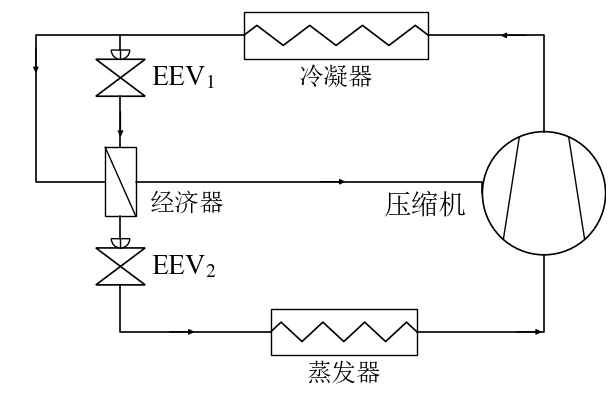

Source code (Python):
# -*- coding: utf-8 -*-
"""示例:带经济器(EEV1/EEV2 两级节流)的制冷循环 —— 用 cycleplot 库组装。

回路:压缩机排气 -> 冷凝器 -> 分流
        主路: EEV1 -> 经济器 -> EEV2 -> 蒸发器 -> 压缩机吸气
        支路: 冷凝器出液 -> 经济器另一侧吸热 -> 经济器补气出口 -> 压缩机补气口
"""
import os
import sys

sys.path.insert(0, os.path.dirname(os.path.dirname(os.path.abspath(__file__))))

from cycleplot import Diagram, make_partial, parts, use_font

use_font()

comp_part = make_partial(parts.make_compressor(80, style="centrifugal"),
                         {"discharge": (0, -80), "suction": (0, 80),
                          "vapor_inj": (-80, 0)})

d = Diagram(width=780, height=520)

comp = d.add(comp_part, loc=(700, 245), label="")
cond = d.add(parts.make_heat_exchanger(240, 62, shape="rect_zigzag7"),
             "冷凝器", loc=(430, 40))
eev1 = d.add(parts.valve, loc=(150, 95))
econ = d.add(parts.economizer, "经济器", loc=(150, 230))
eev2 = d.add(parts.valve, loc=(150, 340))
evap = d.add(parts.make_heat_exchanger(190, 60, shape="rect_zigzag7"),
             "蒸发器", loc=(440, 425))

d.text(600, 262, "压缩机", size=20, ha="right", bg=True)
d.text(190, 95, "EEV$_1$", size=20, ha="left")
d.text(190, 340, "EEV$_2$", size=20, ha="left")

# ---------- 管路 ----------
# 压缩机排气 -> 冷凝器
d.pipe(comp["discharge"], cond["right"], via=[(700, 40)], head_at=(0.6,))
# 冷凝器出液 -> 左行 -> 经济器左侧(主路进液)
d.pipe(cond["left"], econ["left"], via=[(40, 40), (40, 230)])
# 支路:主液管 -> EEV1 -> 经济器顶部
d.pipe((150, 40), eev1["top"], head=False)
d.pipe(eev1["bottom"], econ["top"])
# 经济器底部 -> EEV2 -> 蒸发器
d.pipe(econ["bottom"], eev2["top"], head=False)
d.pipe(eev2["bottom"], evap["left"], via=[(150, 425)])
# 蒸发器 -> 压缩机吸气
d.pipe(evap["right"], comp["suction"], via=[(700, 425)])
# 经济器补气出口 -> 压缩机补气口
d.pipe(econ["right"], comp["vapor_inj"], via=[(620, 230)])

out = os.path.join(os.path.dirname(os.path.abspath(__file__)),
                   "economizer_cycle.png")
d.save(out)
print("已生成:", out)
